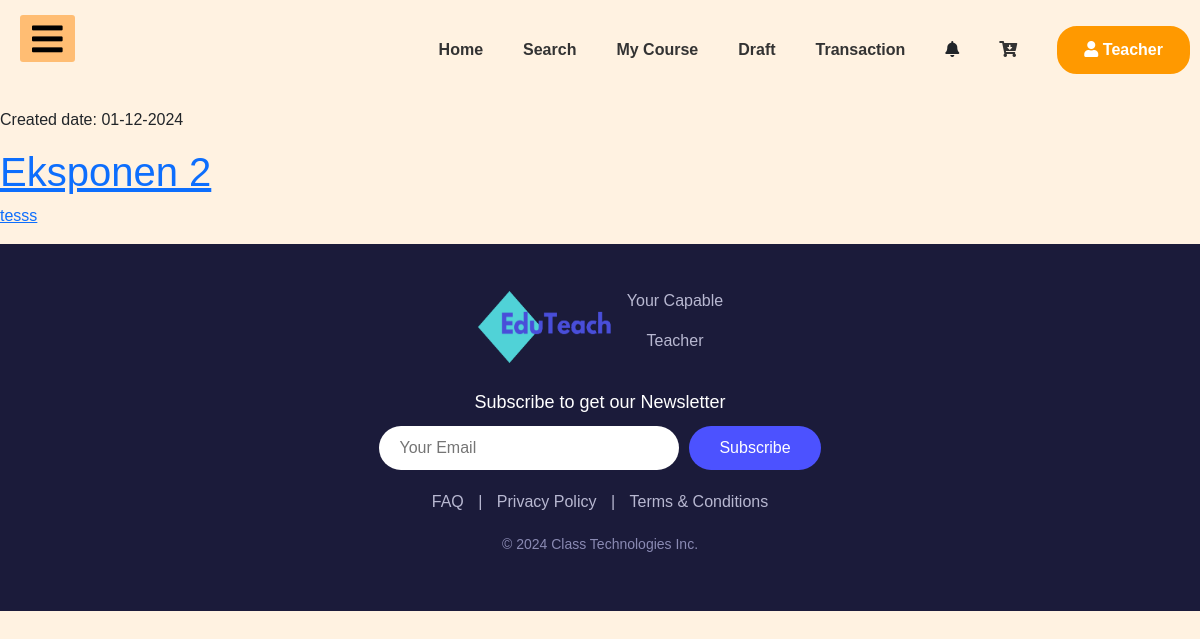
Page /courses_app/drafts/ (signed in) on the committed database.
### courses_app/models.py (models this page shows, shortened)
class Post(models.Model):
    author = models.ForeignKey(Teacher, on_delete=models.CASCADE)
    title = models.CharField(max_length=200)
    text = models.TextField()
    price = models.DecimalField(max_digits=10, decimal_places=2, default=0.00)
    created_date = models.DateTimeField(default=timezone.now)
    thumbnail = models.ImageField(upload_to='thumbnail',blank=True)
    video = EmbedVideoField(blank=True, null=True)  # Tambahkan field untuk video
    published_date = models.DateTimeField(blank=True, null=True)

### courses_app/views.py (the view)
# urls.py: path('drafts/', views.DraftListView.as_view(), name='post_draft_list'),
class DraftListView(LoginRequiredMixin, ListView):
    login_url = '/login/'
    model = Post
    template_name = 'courses_app/post_draft_list.html'
    context_object_name = 'posts'  # Change default 'object_list' to 'posts'
    def get_queryset(self):
        teacher = Teacher.objects.get(user=self.request.user)
        return Post.objects.filter(author=teacher, published_date__isnull=True).order_by('created_date')

### courses_app/templates/courses_app/post_draft_list.html
{% extends 'dashboard_app/base_dashboard_teacher.html' %}
{% block body_block %}
    {% for post in posts %}
        <div class="post">
            <p class="date">Created date: {{post.created_date | date:'d-m-Y'}}</p>
            <a href="{% url 'post_detail' pk=post.pk %}">
                <h1>{{post.title}}</h1>
                <p>{{post.text|truncatechars:200 }}</p>
            </a>
        </div>
    {% endfor %}
{% endblock %}

### static/css/base_dashboard.css (style rules this page uses)
* { padding: 0; margin: 0; list-style: none; text-decoration: none; }
body { font-family: 'Roboto', sans-serif; background-color: #FFF2E1; }
* { box-sizing: border-box; }
body { font-family: Arial, Helvetica, sans-serif; margin: 0; }

### rows in the picture
Post: created_date "01-12-2024", title "Eksponen 2", text "tesss"
